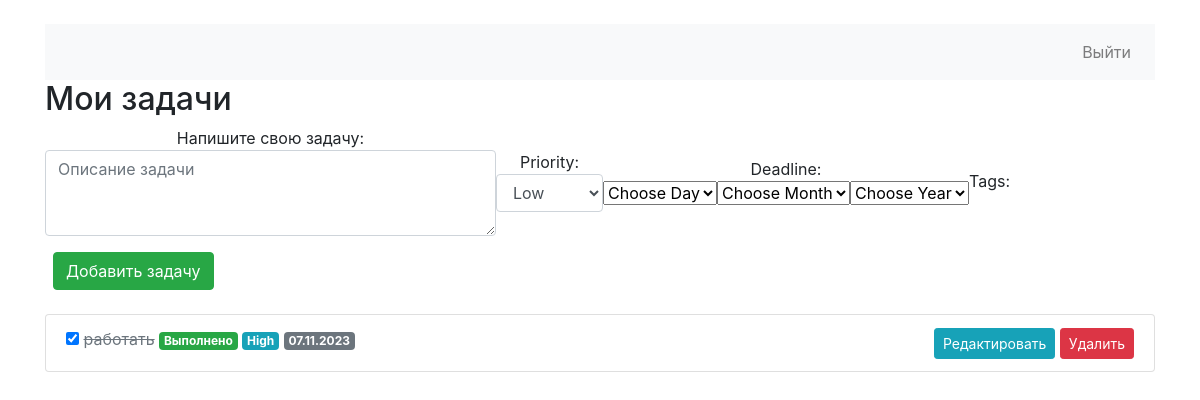
Before: /tasks/ (signed in) with the older database file.
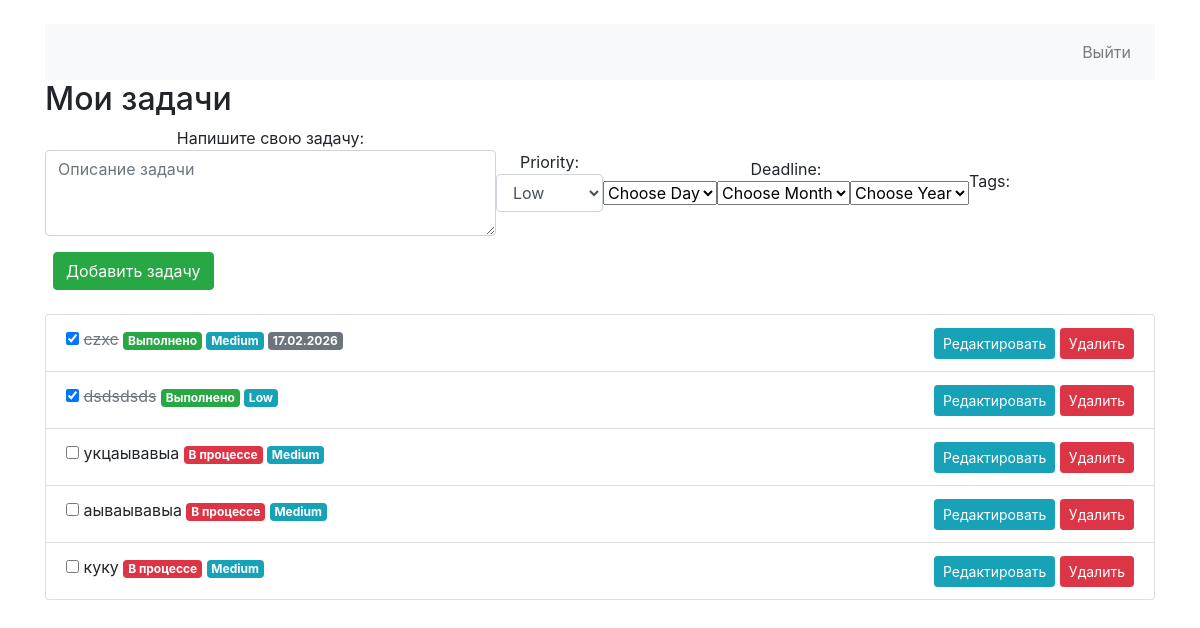
After: the same page with the newer database file.
### tasks/models.py (models this page shows)
class Task(models.Model):
    PRIORITY_CHOICES = [
        ('low', 'Low'),
        ('medium', 'Medium'),
        ('high', 'High')
    ]
    title = models.CharField(max_length=200)
    completed = models.BooleanField(default=False)
    created = models.DateTimeField(auto_now_add=True)
    priority = models.CharField(max_length=10, choices=PRIORITY_CHOICES, default='medium')
    tags = models.ManyToManyField('Tag', blank=True)
    deadline = models.DateTimeField(null=True, blank=True)
    owner = models.ForeignKey(settings.AUTH_USER_MODEL, on_delete=models.CASCADE)
    def get_priority_display(self):
        return dict(self.PRIORITY_CHOICES).get(self.priority, '')

### tasks/views.py (the view)
# urls.py: path('', views.task_list, name='task_list'),
@login_required
def task_list(request):
    tasks = Task.objects.filter(owner=request.user)  # Получаем задачи только для текущего пользователя
    if request.method == 'POST':
        form = TaskForm(request.POST)
        if form.is_valid():
            task = form.save(commit=False)  # Сохраняем форму без коммита в базу данных
            task.owner = request.user  # Устанавливаем владельца задачи
            task.save()  # Теперь сохраняем задачу в базу данных
            return redirect('task_list')
    else:
        form = TaskForm()
    return render(request, 'tasks/list.html', {'tasks': tasks, 'form': form})

### tasks/forms.py
class TaskForm(forms.ModelForm):
    title = forms.CharField(
        label='Напишите свою задачу',
        widget=forms.Textarea(attrs={
            'id': 'task_title',
            'name': 'title',
            'placeholder': 'Описание задачи',
            'class': 'form-control',  # Добавь свои классы для стилизации
            'rows': 3,
            'style': 'width: 100%;'  # Или используй inline стили для изменения ширины
        })
    )
    priority = forms.ChoiceField(
        choices=Task.PRIORITY_CHOICES,
        widget=forms.Select(attrs={'class': 'form-control'})
    )
    deadline = forms.DateField(
        widget=SelectDateWidget(
            empty_label=("Choose Year", "Choose Month", "Choose Day"),
            years=range(datetime.datetime.now().year, datetime.datetime.now().year + 10)
        ),
        required=False
    )
    tags = forms.ModelMultipleChoiceField(
        queryset=Task.tags.through.objects.all(),
        widget=CheckboxSelectMultiple,
        required=False
    )
    class Meta:
        model = Task
        fields = ['title', 'priority', 'deadline']
        widgets = {
            'tags': CheckboxSelectMultiple(),
        }

### tasks/templates/tasks/list.html (shortened to what this page needs)
{% load static %}
<!DOCTYPE html>
<html lang="ru">
<head>
    <link rel="stylesheet" href="https://stackpath.bootstrapcdn.com/bootstrap/4.5.2/css/bootstrap.min.css">
    <link rel="stylesheet" href="{% static 'css/list.css' %}">
</head>
<body>
<div class="container mt-4">
    <nav class="navbar navbar-expand-lg navbar-light bg-light">
        <div class="collapse navbar-collapse" id="navbarNavAltMarkup">
            <div class="navbar-nav ml-auto">
                <a class="nav-item nav-link" href="{% url 'logout' %}">Выйти</a>
            </div>
        </div>
    </nav>
    <div class="row">
        <div class="col-md-12">
            <h2>Мои задачи</h2>
            <form method="post" class="form-inline mb-4">
                {{ form.as_p }}
                <button type="submit" class="btn btn-success ml-2">Добавить задачу</button>
            </form>
            <ul class="list-group">
                {% for task in tasks %}
                    <li class="list-group-item d-flex justify-content-between align-items-center task-card"
                        data-task-id="{{ task.id }}">
                        <div>
                            <label>
                                <input type="checkbox" onclick="toggleTask({{ task.id }})" {% if task.completed %}
                                       checked {% endif %}>
                            </label>
                            <span class="task-title{% if task.completed %} completed{% endif %}">{{ task.title }}</span>
                            <span class="badge badge-{{ task.completed|yesno:'success,danger' }}">{{ task.completed|yesno:'Выполнено,В процессе' }}</span>
                            <span class="badge badge-info">{{ task.get_priority_display }}</span>
                            <span class="badge badge-secondary">{{ task.deadline|date:"d.m.Y" }}</span>
                        </div>
                        <div>
                            <button class="btn btn-info btn-sm" onclick="editTask({{ task.id }})">Редактировать</button>
                            <button class="btn btn-danger btn-sm" onclick="deleteTask({{ task.id }})">Удалить</button>
                        </div>
                    </li>
                {% endfor %}
            </ul>
        </div>
    </div>
</div>
</body>
</html>

Changed rows visible on the page:
removed Task: completed "☑", title "работать", completed "Выполнено", priority "High", deadline "07.11.2023"
added Task: completed "☑", title "czxc", completed "Выполнено", priority "Medium", deadline "17.02.2026"
added Task: completed "☑", title "dsdsdsds", completed "Выполнено", priority "Low"
added Task: title "укцаывавыа", completed "В процессе", priority "Medium"
added Task: title "аываывавыа", completed "В процессе", priority "Medium"
added Task: title "куку", completed "В процессе", priority "Medium"
